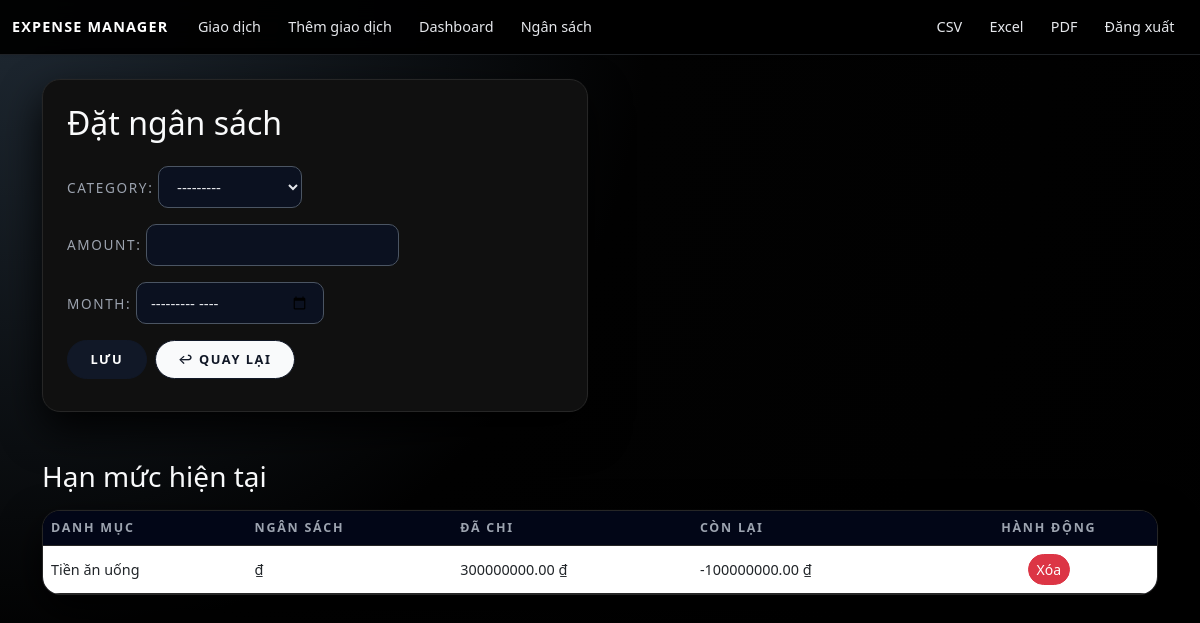
/budget/new/ (signed in), run on the app's committed database.
### expenses/models.py (models this page shows, shortened)
class Budget(models.Model):
    user = models.ForeignKey(User, on_delete=models.CASCADE)
    category = models.ForeignKey(Category, on_delete=models.CASCADE, null=True, blank=True)
    amount = models.DecimalField(max_digits=12, decimal_places=2)
    month = models.DateField()

class Category(models.Model):
    name = models.CharField(max_length=100)
    def __str__(self):
        return self.name

### expenses/views.py (the view)
# urls.py: path('budget/new/', budget_create, name="budget_create"),
@login_required
def budget_create(request):
    budgets = Budget.objects.filter(user=request.user)
    transactions = Transaction.objects.filter(user=request.user)
    spent_dict = {}
    for t in transactions:
     if t.category:  # chỉ cộng khi có category
        spent_dict[t.category.id] = spent_dict.get(t.category.id, 0) + t.amount
    for b in budgets:
        spent = spent_dict.get(b.category.id, 0)
        b.spent = spent
        b.remaining = b.amount - spent
    if request.method == "POST":
        form = BudgetForm(request.POST)
        if form.is_valid():
            budget = form.save(commit=False)
            budget.user = request.user
            budget.save()
            return redirect("budget_create")
    else:
        form = BudgetForm()
    return render(request, "expenses/budget_form.html", {
        "form": form,
        "budgets": budgets
    })

### expenses/forms.py (shortened to what this page needs)
class BudgetForm(forms.ModelForm):
    month = forms.DateField(
        input_formats=['%Y-%m'],
        widget=forms.DateInput(format='%Y-%m', attrs={'type': 'month'})
    )
    class Meta:
        model = Budget
        fields = ["category", "amount", "month"]

### expenses/templates/expenses/budget_form.html (shortened to what this page needs)
{% extends "expenses/base.html" %}
{% block content %}
<div class="row g-4">
  <div class="col-lg-6">
    <div class="card p-4 exp-budget-form-card">
      <h2 class="mb-4">Đặt ngân sách</h2>
      <form method="post" class="mb-2">
        {{ form.as_p }}
        <div class="mt-3 d-flex gap-2">
          <button type="submit" class="btn btn-dark">Lưu</button>
          <a href="{% url 'dashboard' %}" class="btn btn-outline-dark">↩ Quay lại</a>
        </div>
      </form>
    </div>
  </div>
  <div class="col-12">
    <h3 class="mt-4 mb-3">Hạn mức hiện tại</h3>
    <div class="exp-budget-table-wrapper">
      <table class="table exp-budget-table align-middle">
        <thead>
          <tr>
            <th>Danh mục</th>
            <th>Ngân sách</th>
            <th>Đã chi</th>
            <th>Còn lại</th>
            <th class="text-center">Hành động</th>
          </tr>
        </thead>
        <tbody>
          {% for b in budgets %}
          <tr>
            <td>{{ b.category }}</td>
            <td>{{ b.limit }} ₫</td>
            <td>{{ b.spent }} ₫</td>
            <td>{{ b.remaining }} ₫</td>
            <td class="text-center">
              <form method="post"
                    action="{% url 'budget_delete' b.id %}"
                    style="display:inline"
                    onsubmit="return confirm('Xoá ngân sách này?');">
                <button type="submit" class="btn btn-danger btn-sm">Xóa</button>
              </form>
            </td>
          </tr>
          {% empty %}
          <tr>
            <td colspan="5" class="exp-budget-empty">
              Chưa có ngân sách nào
            </td>
          </tr>
          {% endfor %}
        </tbody>
      </table>
    </div>
  </div>
</div>
{% endblock %}

### expenses/templates/expenses/base.html (style rules this page uses)
:root { --exp-bg: #050505; --exp-bg-soft: #101010; --exp-border: #262626; --exp-text: #f9fafb; --exp-text-muted: #9ca3af; --exp-black: #000000; }
* { box-sizing: border-box; }
body { margin: 0; min-height: 100vh; background: radial-gradient(circle at top left, #1f2933 0, #020202 45%, #000000 100%); color: var(--exp-text); font-family: system-ui, -apple-system, BlinkMacSystemFont, "Segoe UI", sans-serif; }
.card { border-radius: 18px; border: 1px solid var(--exp-border); background-color: var(--exp-bg-soft); box-shadow: 0 18px 40px rgba(0, 0, 0, 0.9), 0 0 0 1px rgba(255, 255, 255, 0.01); color: var(--exp-text); }
.table { color: var(--exp-text); border-color: var(--exp-border); }
.table thead { background-color: #020617; }
.table thead th { border-bottom-color: var(--exp-border); color: var(--exp-text-muted); text-transform: uppercase; font-size: 0.8rem; letter-spacing: 0.12em; }
.table tbody tr { border-color: var(--exp-border); }
input[type="text"], input[type="number"], input[type="email"], input[type="password"], input[type="date"], input[type="month"], select, textarea, .form-control, .form-select { background-color: #0b1120; border: 1px solid #4b5563; color: #e5e7eb; border-radius: 10px; font-size: 0.95rem; padding: 0.55rem 0.9rem; }
input::placeholder, textarea::placeholder { color: #6b7280; font-size: 0.9rem; }
label { font-size: 0.85rem; text-transform: uppercase; letter-spacing: 0.12em; color: var(--exp-text-muted); margin-bottom: 0.35rem; }
.btn-dark, .btn-outline-dark, .btn-primary { border-radius: 999px; text-transform: uppercase; letter-spacing: 0.12em; font-size: 0.8rem; font-weight: 600; padding: 0.55rem 1.4rem; transition: background-color 0.18s ease-out, color 0.18s ease-out, border-color 0.18s ease-out, transform 0.18s ease-out, box-shadow 0.18s ease-out; }
.btn-dark, .btn-primary { background-color: #111827; border-color: #111827; color: #ffffff; }
.btn-outline-dark { background-color: #f9fafb; border-color: #111827; color: #111827; }
.btn-danger { border-radius: 999px; }

### expenses/templates/expenses/budget_form.html (style rules this page uses)
.exp-budget-form-card { max-width: 720px; }
.exp-budget-table-wrapper { border-radius: 18px; overflow: hidden; border: 1px solid var(--exp-border); background-color: var(--exp-bg-soft); box-shadow: 0 18px 40px rgba(0, 0, 0, 0.9), 0 0 0 1px rgba(255, 255, 255, 0.01); }
.exp-budget-table { margin-bottom: 0; }
.exp-budget-table thead th { background-color: #020617; color: var(--exp-text-muted); text-transform: uppercase; font-size: 0.78rem; letter-spacing: 0.14em; border-bottom-color: var(--exp-border); border-top: none; }
.exp-budget-table tbody tr { background-color: #020617; border-color: var(--exp-border); }
.exp-budget-table td { border-color: var(--exp-border); font-size: 0.9rem; }

### data on the page
Budget: category "Tiền ăn uống", spent "300000000.00", remaining "-100000000.00"
